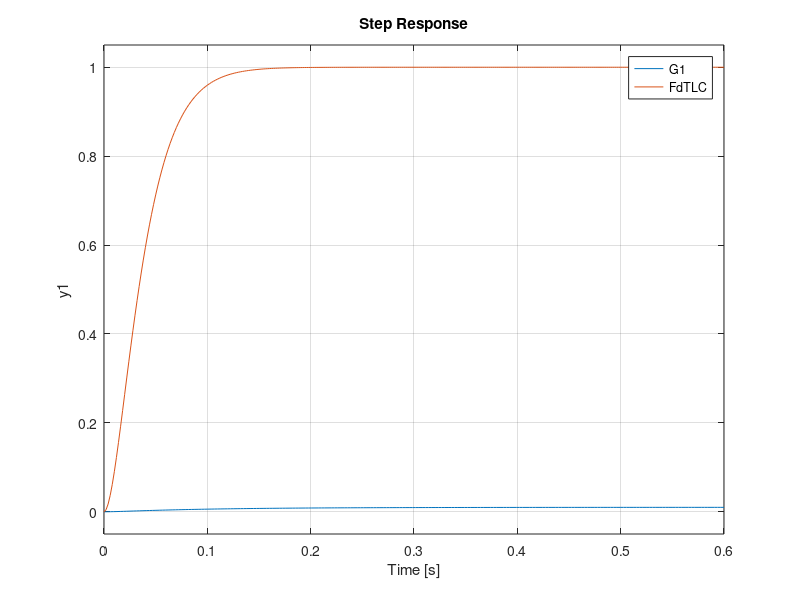

The MATLAB source for this figure:
close all; clear all; history -c; clc;
pkg load control;

s = tf('s');
G1 = 10/((s + 10)*(s + 100));

% Requerimientos: ess = 0 ; Ts minimo ; Mp = 0 (respuesta criticamente amort.)
% Se utiliza un compensador PI para cancelar el polo dominante, esto es:
Ti = 1/10;
PI = (s + 1/Ti)/s;
FdTLA = PI*G1;
rlocus(FdTLA)
% Para una respuesta criticamente amortiguada, se elige un punto donde las
% raices sean reales, negativas e iguales, por lo que segun el rlocus, este
% punto es:
s1 = -50;
Kp = 1/abs((s1 + 1/Ti)/s1 * 10/((s1 + 10)*(s1 + 100)))   % Kp = 250
PI = Kp*PI;
FdTLC = minreal(feedback(G1*PI, 1))
% Se verifican estos valores con:
pole(FdTLC)        % Se ven los polos dobles en s = -50
step(G1, FdTLC)
